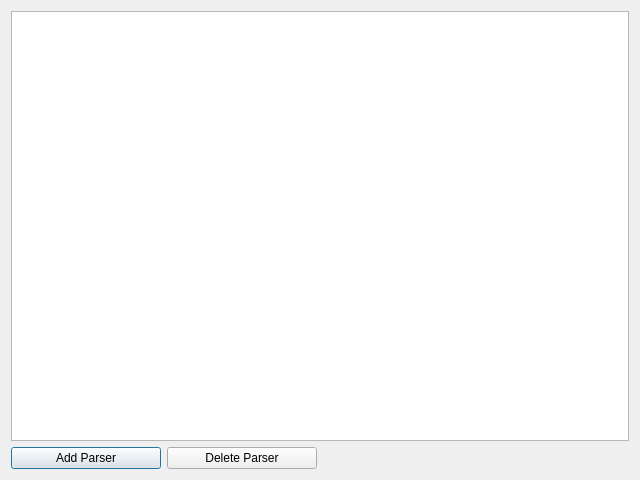
<?xml version="1.0" encoding="UTF-8"?>
<ui version="4.0">
 <class>parsers</class>
 <widget class="QDialog" name="parsers">
  <property name="geometry">
   <rect>
    <x>0</x>
    <y>0</y>
    <width>640</width>
    <height>480</height>
   </rect>
  </property>
  <property name="windowTitle">
   <string>Parsers</string>
  </property>
  <layout class="QGridLayout" name="gridLayout">
   <item row="1" column="0">
    <widget class="QPushButton" name="addParser">
     <property name="text">
      <string>Add Parser</string>
     </property>
    </widget>
   </item>
   <item row="0" column="0" colspan="4">
    <widget class="QTableView" name="tableView"/>
   </item>
   <item row="1" column="1">
    <widget class="QPushButton" name="delParser">
     <property name="text">
      <string>Delete Parser</string>
     </property>
    </widget>
   </item>
  </layout>
 </widget>
 <resources/>
 <connections/>
</ui>
